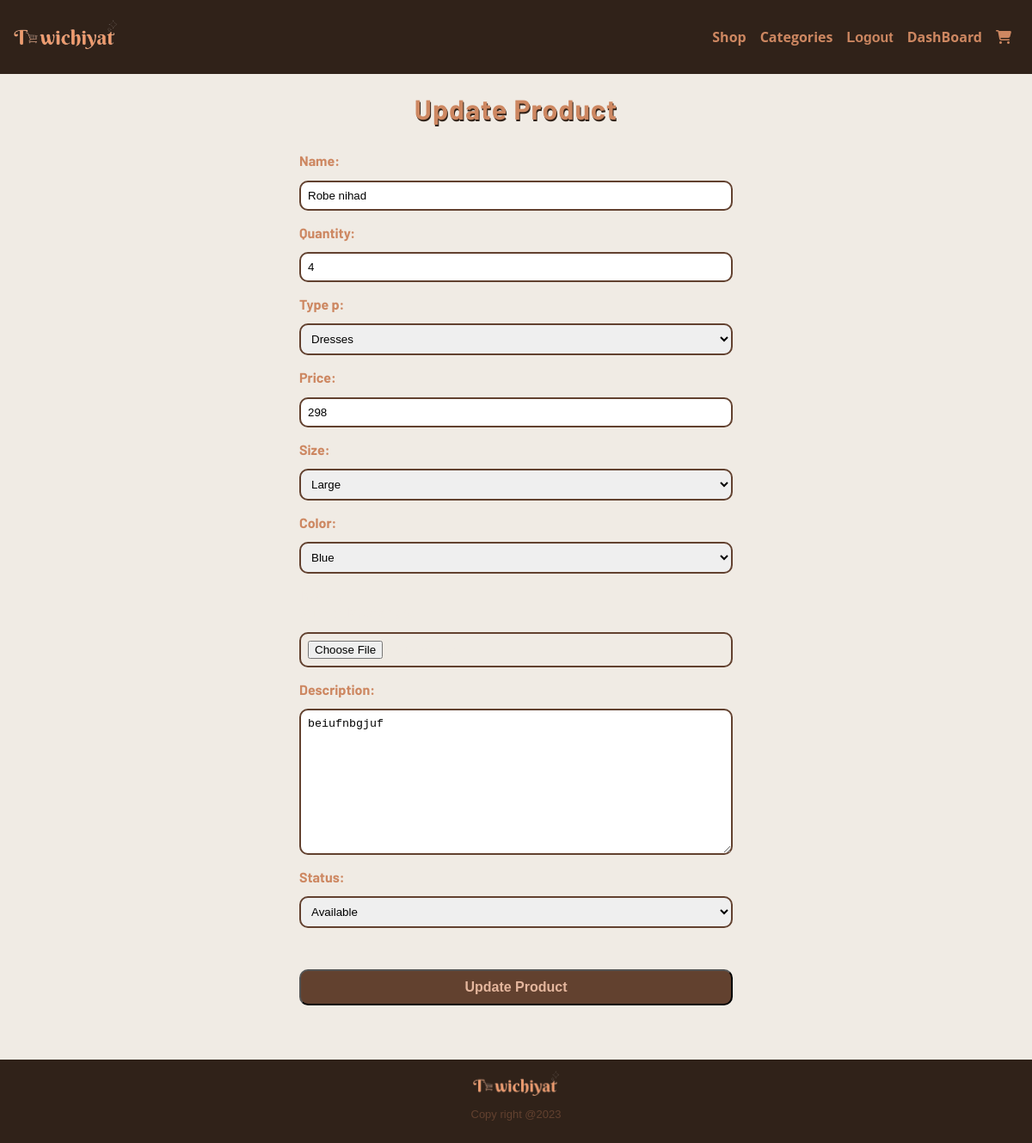
Before: /dashboard/update_product/10/ (signed in) with the older database file.
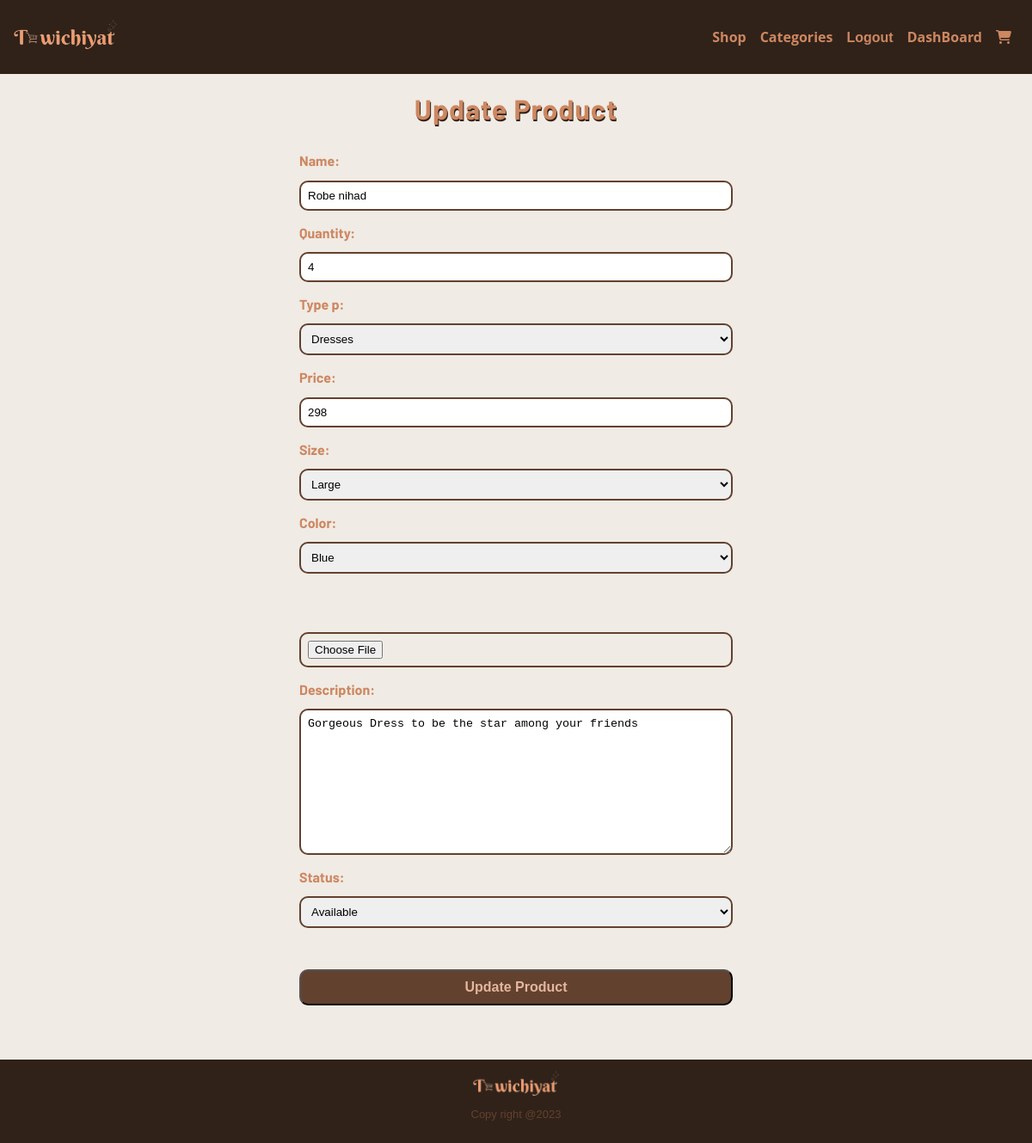
After: the same page with the newer database file.
### vendor_dashboard/models.py (models this page shows, shortened)
class Product(models.Model):
    name = models.CharField(max_length=25,default='Anonymous Product')
    type_p = models.CharField(max_length=25)
    price = models.IntegerField()
    size = models.CharField(max_length=4)
    color = models.CharField(max_length=25)
    description = models.TextField(max_length=400)
    image = models.ImageField(default='default.png', blank=True)
    date = models.DateTimeField(default=datetime.datetime.now, editable=False)
    quantity = models.IntegerField(default=1)
    author = models.ForeignKey(User , null=True, on_delete=models.CASCADE)
    status = models.CharField(max_length=14 , default="Available")

### vendor_dashboard/views.py (the view)
# urls.py: path('update_product/<int:product_id>/', views.update_product, name='update_product'),
@login_required(login_url="/userP/login")
def update_product(request, product_id):
    product = get_object_or_404(Product, id=product_id)
    if request.method == 'POST':
        form = UpdateProduct(request.POST, request.FILES, instance=product)
        if form.is_valid():
            product=form.save()
            print(product.type_p)
            return redirect('vendor_dashboard:product_area')
        else:
            return JsonResponse({'error': 'form invalid', 'errors': form.errors})
    else:
        form = UpdateProduct(instance=product)
    return render(request, 'vendor_dashboard/update_product.html', {'form': form, 'product': product})

### Store/context_processors.py (called while the page is built)
def collectionslist(request):
    return {'collectionslist':Collection.objects.filter()}

### Store/models.py (called while the page is built)
    def __str__(self):
        return self.name

### userP/context_processors.py (called while the page is built)
def profiles(request):
    return {'profiles':Profile.objects.all()}

### vendor_dashboard/templates/vendor_dashboard/update_product.html (shortened to what this page needs)
{% extends 'base_layout.html'%}
{% block content %}
    <div class="update-product-wrapper">
        <div class="update-product-container">
            <h1>Update Product</h1>
            <form class="site-form"  method="post"  enctype="multipart/form-data">
                {{ form }}
                <input type="submit" value="Update Product" class="update-btn">
            </form>
          </div>
    </div>
{% endblock %}

Changed rows visible on the page:
changed Product "Robe nihad": description "beiufnbgjuf" → "Gorgeous Dress to be the star among your friends"
